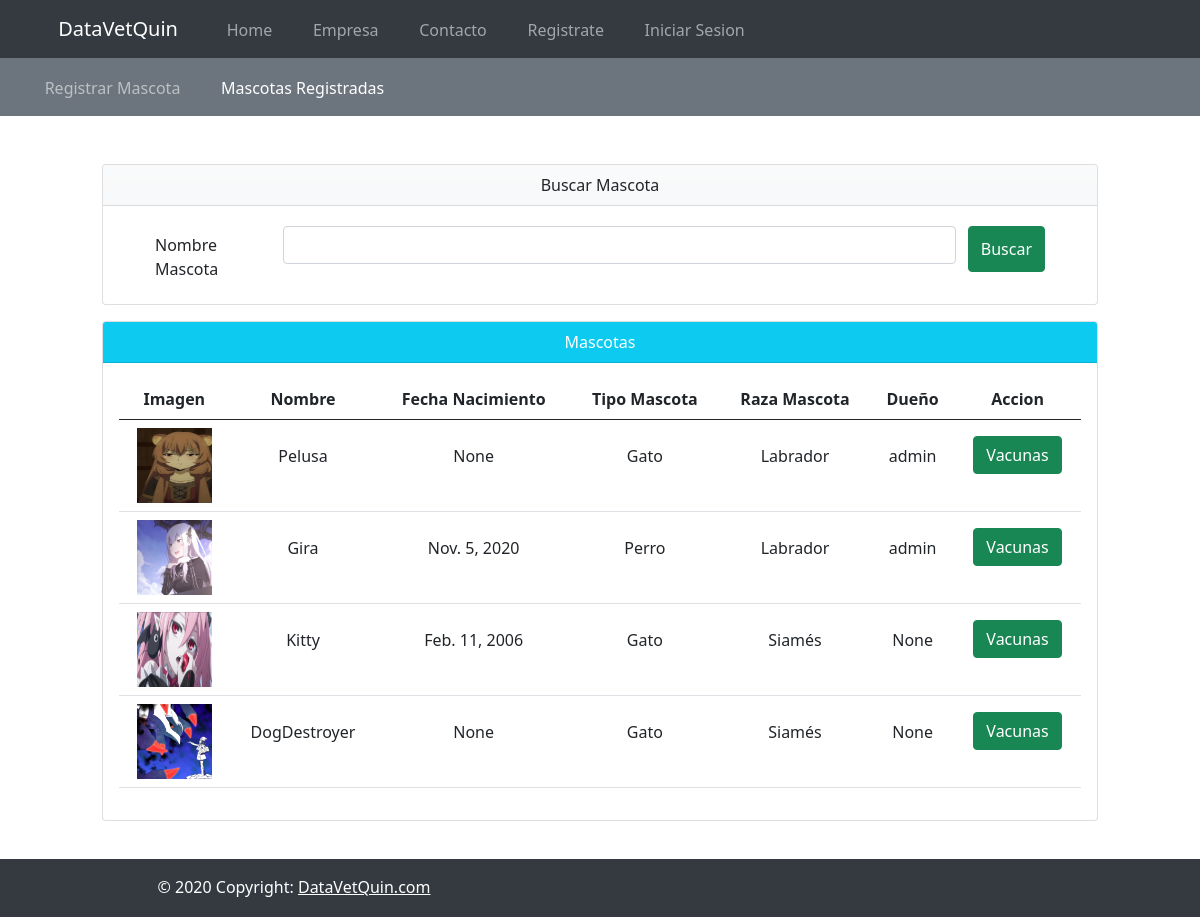
Page /listarMascota/ on the earlier database version.
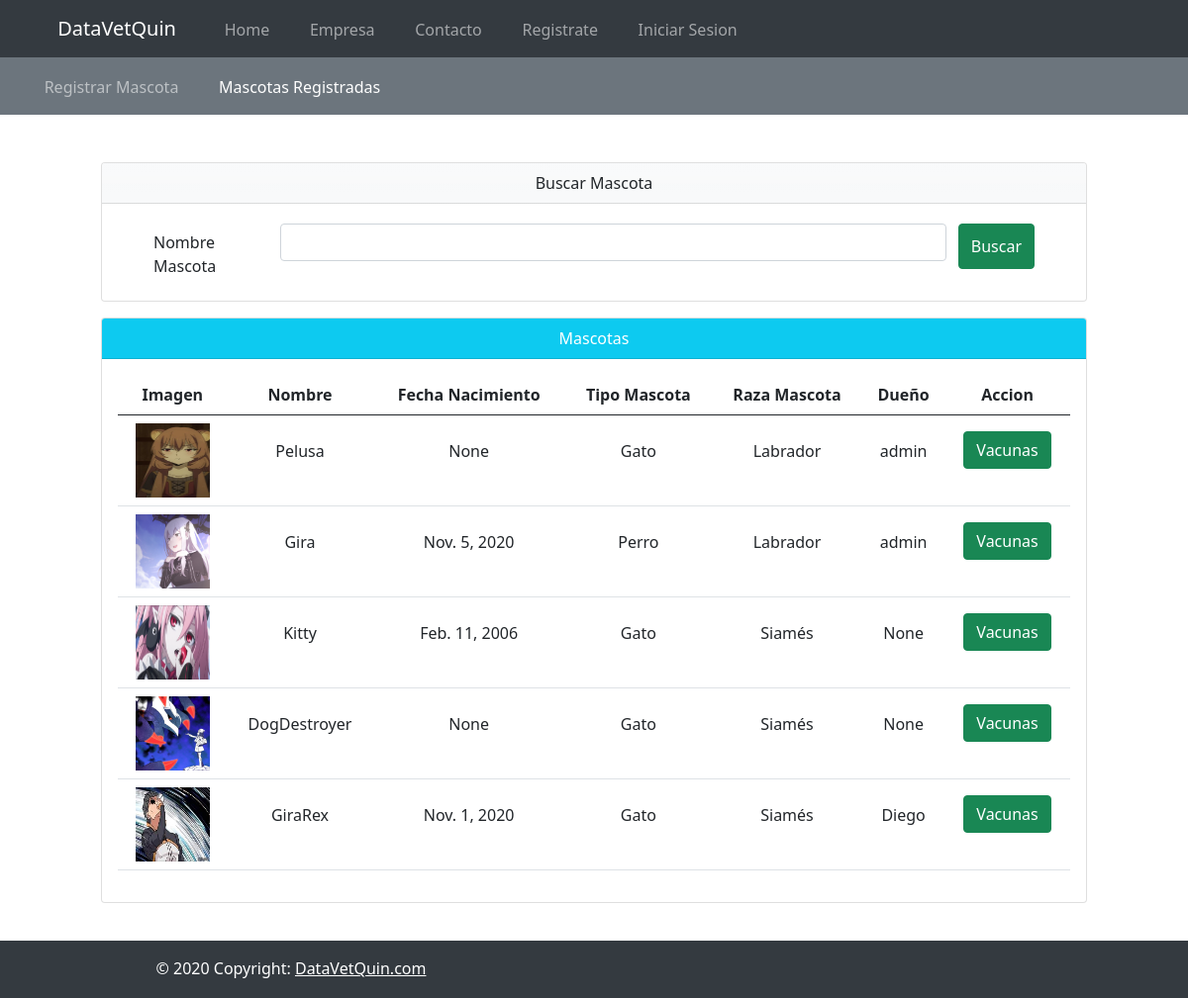
Same page on the later database version.
### mascota/models.py (models this page shows, shortened)
class Mascota(models.Model):
    imagen = models.ImageField(verbose_name="imagen mascota", upload_to='mascotas')
    nombre = models.CharField(verbose_name="nombre mascota", max_length=50)
    fecha_nac = models.DateField(verbose_name="fecha nacimiento",null=True, default=None)
    tipoMascota = models.CharField(verbose_name="tipo mascota", max_length=50)
    razaMascota = models.CharField(verbose_name="raza mascota", max_length=50)
    dueño = models.CharField(verbose_name="rut dueño", max_length=50, null=True)

### mascota/views.py (the view)
# urls.py: path('listarMascota/',views.listarMascota, name="listarMascota"),
def listarMascota(request):
    form2 = BuscarNombreMascota()
    if request.method == "POST":
        form2 = BuscarNombreMascota(data=request.POST)
        nombreBuscar = request.POST.get("nombreBuscar")
        mascota = Mascota.objects.filter(nombre = nombreBuscar)
        print(nombreBuscar)
        if form2.is_valid():
            return render(request,'listarMascota.html',{'mascota':mascota,'form2':form2})
    else:
        mascota = Mascota.objects.all()
        return render(request,'listarMascota.html',{'mascota':mascota,'form2':form2})

### mascota/forms.py
class BuscarNombreMascota(forms.Form):
    nombreBuscar = forms.CharField(label="Ingrese nombre mascota", required=False,
    widget=forms.TextInput(attrs={'class':'form-control mb-3','placeholder':''}))

### mascota/templates/listarMascota.html (shortened to what this page needs)
{% extends 'base_mascota.html' %}
{% block mascota %}
<div class="row pt-5">
    <div class="col-lg-10 col-md-10 col-sm-10 mx-auto ">
        <div class="card">
            <div class="card-header text-center bg-light bg-gradient">
                <span >Buscar Mascota</span>
            </div>
            <div class="card-body">
            <form action="" role="form"  method="POST">
                <div class="form-group pt-1 row">
                    <label for="" class="col-sm-2 col-form-label pl-5">Nombre Mascota</label>
                    <div class="col-sm">
                        {{form2.nombreBuscar}}
                    </div>
                    <button class="btn btn-success col-auto mb-3 mr-5 " type="submit">Buscar</button>
                </div>
            </form>
            </div>
        </div>
    </div>
    <div class="col-lg-10 col-md-10 col-sm-12 mx-auto pt-3">
        <div class="card">
            <div class="card-header bg-info text-white text-center">
                <span>Mascotas</span>
            </div>
            <div class="card-body">
                <table class="table text-center ">
                    <thead>
                        <tr>
                            <th>Imagen</th>
                            <th>Nombre</th>
                            <th>Fecha Nacimiento</th>
                            <th>Tipo Mascota</th>
                            <th>Raza Mascota</th>
                            <th>Dueño</th>
                            <th>Accion</th>
                        </tr>
                    </thead>
                    <tbody>
                        {% for m in mascota %}
                        <tr>
                            {% if m.imagen.url == '' %}
                            <td><img src="" class="img-mascota" alt=""></td>
                            {% else %}
                            <td><img src="{{m.imagen.url}}" class="img-mascota" alt=""></td>
                            {% endif %}
                            <td class="pt-4">{{m.nombre}}</td>
                            <td class="pt-4">{{m.fecha_nac}}</td>
                            <td class="pt-4">{{m.tipoMascota}}</td>
                            <td class="pt-4">{{m.razaMascota}}</td>
                            <td class="pt-4">{{m.dueño}}</td>
                            <td><a href="{% url 'listarVacuna' m.id m.nombre %} " class="btn btn-success mt-2">Vacunas</a></td>
                        </tr>
                        {% endfor %}
                    </tbody>
                </table>
            </div>
        </div>
    </div>
</div>
{% endblock mascota %}

Differences in the rows shown:
added Mascota: imagen (picture), nombre "GiraRex", fecha_nac "Nov. 1, 2020", tipoMascota "Gato", razaMascota "Siamés", dueño "Diego"
